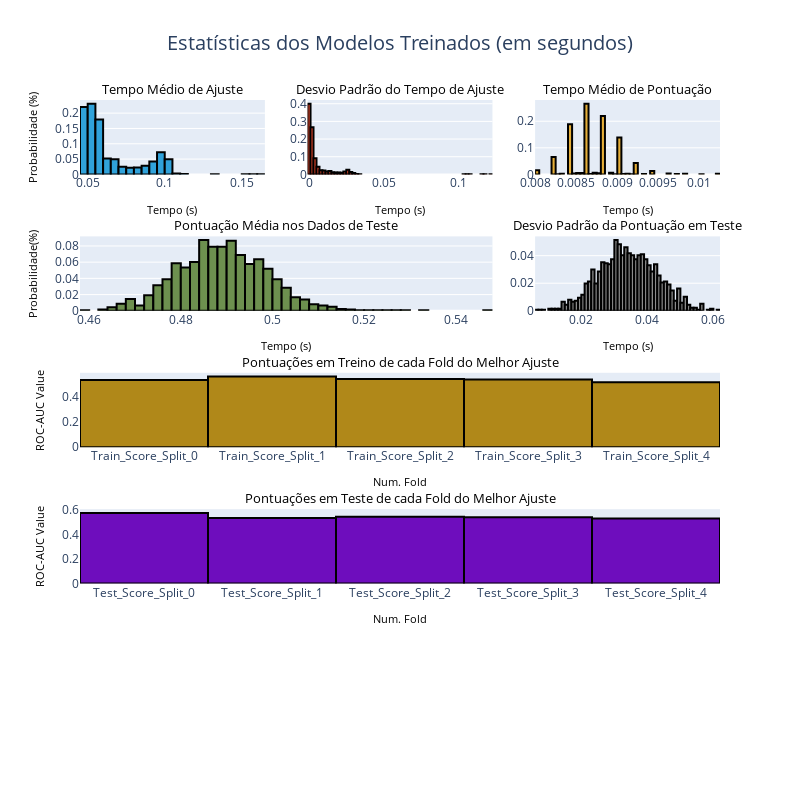

Here is the notebook cell this chart was saved with:
### Code cell
analyze_model_lgr(model_v1)

### Figure 1 — Plotly figure (JSON) as saved in the notebook; plotly's stock layout.template omitted (floating-point values rounded to 4 significant figures; data arrays with more than 128 entries replaced by an {"elided": "..."} marker saying what was removed)
{"data": [{"histnorm": "probability", "marker": {"color": "#30a2da", "line": {"color": "rgb(0,0,0)", "width": 2}}, "name": "tempo médio de ajuste", "type": "histogram", "x": {"elided": "1365 float values"}, "xaxis": "x", "yaxis": "y"}, {"histnorm": "probability", "marker": {"color": "#fc4f30", "line": {"color": "rgb(0,0,0)", "width": 2}}, "name": "Desvio médio do tempo de treino", "type": "histogram", "x": {"elided": "1365 float values"}, "xaxis": "x2", "yaxis": "y2"}, {"histnorm": "probability", "marker": {"color": "#e5ae38", "line": {"color": "rgb(0,0,0)", "width": 2}}, "name": "Tempo médio de score", "type": "histogram", "x": {"elided": "1365 float values"}, "xaxis": "x3", "yaxis": "y3"}, {"histnorm": "probability", "marker": {"color": "#6d904f", "line": {"color": "rgb(0,0,0)", "width": 2}}, "name": "Pontuação Média nos Dados de Teste", "type": "histogram", "x": {"elided": "1365 float values"}, "xaxis": "x4", "yaxis": "y4"}, {"histnorm": "probability", "marker": {"color": "#8b8b8b", "line": {"color": "rgb(0,0,0)", "width": 2}}, "name": "Desvio Padrão da Pontuação em Teste", "type": "histogram", "x": {"elided": "1365 float values"}, "xaxis": "x5", "yaxis": "y5"}, {"marker": {"color": "#b08819", "line": {"color": "rgb(0,0,0)", "width": 2}}, "name": "Pontuação em Folds de Treino", "type": "bar", "x": ["Train_Score_Split_0", "Train_Score_Split_1", "Train_Score_Split_2", "Train_Score_Split_3", "Train_Score_Split_4"], "xaxis": "x6", "y": [0.5363, 0.5648, 0.544, 0.5401, 0.5194], "yaxis": "y6"}, {"marker": {"color": "#6e0dbd", "line": {"color": "rgb(0,0,0)", "width": 2}}, "name": "Pontuação em Folds de Teste", "type": "bar", "x": ["Test_Score_Split_0", "Test_Score_Split_1", "Test_Score_Split_2", "Test_Score_Split_3", "Test_Score_Split_4"], "xaxis": "x7", "y": [0.5773, 0.5361, 0.5464, 0.5417, 0.5312], "yaxis": "y7"}], "layout": {"annotations": [{"font": {"color": "black", "size": 12.5}, "opacity": 1, "showarrow": false, "text": "Tempo Médio de Ajuste", "x": 0.1444, "xanchor": "center", "xref": "paper", "y": 1, "yanchor": "bottom", "yref": "paper"}, {"font": {"color": "black", "size": 12.5}, "opacity": 1, "showarrow": false, "text": "Desvio Padrão do Tempo de Ajuste", "x": 0.5, "xanchor": "center", "xref": "paper", "y": 1, "yanchor": "bottom", "yref": "paper"}, {"font": {"color": "black", "size": 12.5}, "opacity": 1, "showarrow": false, "text": "Tempo Médio de Pontuação", "x": 0.8556, "xanchor": "center", "xref": "paper", "y": 1, "yanchor": "bottom", "yref": "paper"}, {"font": {"color": "black", "size": 12.5}, "opacity": 1, "showarrow": false, "text": "Pontuação Média nos Dados de Teste", "x": 0.3222, "xanchor": "center", "xref": "paper", "y": 0.78, "yanchor": "bottom", "yref": "paper"}, {"font": {"color": "black", "size": 12.5}, "opacity": 1, "showarrow": false, "text": "Desvio Padrão da Pontuação em Teste", "x": 0.8556, "xanchor": "center", "xref": "paper", "y": 0.78, "yanchor": "bottom", "yref": "paper"}, {"font": {"color": "black", "size": 12.5}, "opacity": 1, "showarrow": false, "text": "Pontuações em Treino de cada Fold do Melhor Ajuste", "x": 0.5, "xanchor": "center", "xref": "paper", "y": 0.56, "yanchor": "bottom", "yref": "paper"}, {"font": {"color": "black", "size": 12.5}, "opacity": 1, "showarrow": false, "text": "Pontuações em Teste de cada Fold do Melhor Ajuste", "x": 0.5, "xanchor": "center", "xref": "paper", "y": 0.34, "yanchor": "bottom", "yref": "paper"}], "height": 800, "showlegend": false, "title": {"font": {"size": 20}, "text": "Estatísticas dos Modelos Treinados (em segundos)", "x": 0.5}, "width": 800, "xaxis": {"anchor": "y", "domain": [0, 0.2889], "title": {"font": {"color": "black", "size": 11}, "text": "Tempo (s)"}}, "xaxis2": {"anchor": "y2", "domain": [0.3556, 0.6444], "title": {"font": {"color": "black", "size": 11}, "text": "Tempo (s)"}}, "xaxis3": {"anchor": "y3", "domain": [0.7111, 1], "title": {"font": {"color": "black", "size": 11}, "text": "Tempo (s)"}}, "xaxis4": {"anchor": "y4", "domain": [0, 0.6444], "title": {"font": {"color": "black", "size": 11}, "text": "Tempo (s)"}}, "xaxis5": {"anchor": "y5", "domain": [0.7111, 1], "title": {"font": {"color": "black", "size": 11}, "text": "Tempo (s)"}}, "xaxis6": {"anchor": "y6", "domain": [0, 1], "title": {"font": {"color": "black", "size": 11}, "text": "Num. Fold"}}, "xaxis7": {"anchor": "y7", "domain": [0, 1], "title": {"font": {"color": "black", "size": 11}, "text": "Num. Fold"}}, "xaxis8": {"anchor": "y8", "domain": [0, 1], "title": {"font": {"color": "black", "size": 11}, "text": "Tempo (s)"}}, "yaxis": {"anchor": "x", "domain": [0.88, 1], "title": {"font": {"color": "black", "size": 11}, "text": "Probabilidade (%)"}}, "yaxis2": {"anchor": "x2", "domain": [0.88, 1]}, "yaxis3": {"anchor": "x3", "domain": [0.88, 1]}, "yaxis4": {"anchor": "x4", "domain": [0.66, 0.78], "title": {"font": {"color": "black", "size": 11}, "text": "Probabilidade(%)"}}, "yaxis5": {"anchor": "x5", "domain": [0.66, 0.78]}, "yaxis6": {"anchor": "x6", "domain": [0.44, 0.56], "title": {"font": {"color": "black", "size": 11}, "text": "ROC-AUC Value"}}, "yaxis7": {"anchor": "x7", "domain": [0.22, 0.34], "title": {"font": {"color": "black", "size": 11}, "text": "ROC-AUC Value"}}, "yaxis8": {"anchor": "x8", "domain": [0, 0.12]}}}
